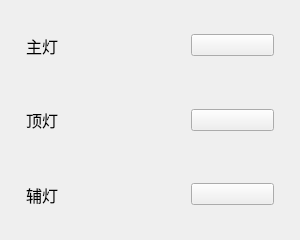
<?xml version="1.0" encoding="UTF-8"?>
<ui version="4.0">
 <class>LightSettings</class>
 <widget class="QWidget" name="LightSettings">
  <property name="geometry">
   <rect>
    <x>0</x>
    <y>0</y>
    <width>300</width>
    <height>240</height>
   </rect>
  </property>
  <property name="windowTitle">
   <string>Form</string>
  </property>
  <layout class="QVBoxLayout" name="verticalLayout">
   <item>
    <widget class="QWidget" name="widget_light_top" native="true">
     <layout class="QHBoxLayout" name="horizontalLayout">
      <property name="leftMargin">
       <number>15</number>
      </property>
      <property name="rightMargin">
       <number>15</number>
      </property>
      <item>
       <widget class="QLabel" name="lab_light_main">
        <property name="font">
         <font>
          <family>微软雅黑</family>
          <pointsize>12</pointsize>
         </font>
        </property>
        <property name="text">
         <string>主灯</string>
        </property>
       </widget>
      </item>
      <item>
       <widget class="QLabel" name="label_light_main">
        <property name="sizePolicy">
         <sizepolicy hsizetype="Maximum" vsizetype="Preferred">
          <horstretch>0</horstretch>
          <verstretch>0</verstretch>
         </sizepolicy>
        </property>
        <property name="minimumSize">
         <size>
          <width>60</width>
          <height>0</height>
         </size>
        </property>
        <property name="maximumSize">
         <size>
          <width>60</width>
          <height>16777215</height>
         </size>
        </property>
        <property name="styleSheet">
         <string notr="true"/>
        </property>
        <property name="text">
         <string/>
        </property>
       </widget>
      </item>
      <item>
       <spacer name="horizontalSpacer">
        <property name="orientation">
         <enum>Qt::Horizontal</enum>
        </property>
        <property name="sizeType">
         <enum>QSizePolicy::Maximum</enum>
        </property>
        <property name="sizeHint" stdset="0">
         <size>
          <width>10</width>
          <height>20</height>
         </size>
        </property>
       </spacer>
      </item>
      <item>
       <widget class="mySwitchButton" name="pbn_light_main">
        <property name="text">
         <string/>
        </property>
       </widget>
      </item>
     </layout>
    </widget>
   </item>
   <item>
    <widget class="QWidget" name="widget_light_mid" native="true">
     <layout class="QHBoxLayout" name="horizontalLayout_2">
      <property name="leftMargin">
       <number>15</number>
      </property>
      <property name="rightMargin">
       <number>15</number>
      </property>
      <item>
       <widget class="QLabel" name="lab_light_top">
        <property name="font">
         <font>
          <family>微软雅黑</family>
          <pointsize>12</pointsize>
         </font>
        </property>
        <property name="text">
         <string>顶灯</string>
        </property>
       </widget>
      </item>
      <item>
       <widget class="QLabel" name="label_light_top">
        <property name="maximumSize">
         <size>
          <width>60</width>
          <height>16777215</height>
         </size>
        </property>
        <property name="text">
         <string/>
        </property>
       </widget>
      </item>
      <item>
       <spacer name="horizontalSpacer_2">
        <property name="orientation">
         <enum>Qt::Horizontal</enum>
        </property>
        <property name="sizeType">
         <enum>QSizePolicy::Maximum</enum>
        </property>
        <property name="sizeHint" stdset="0">
         <size>
          <width>10</width>
          <height>20</height>
         </size>
        </property>
       </spacer>
      </item>
      <item>
       <widget class="mySwitchButton" name="pbn_light_top">
        <property name="text">
         <string/>
        </property>
       </widget>
      </item>
     </layout>
    </widget>
   </item>
   <item>
    <widget class="QWidget" name="widget_light_bottom" native="true">
     <layout class="QHBoxLayout" name="horizontalLayout_3">
      <property name="leftMargin">
       <number>15</number>
      </property>
      <property name="rightMargin">
       <number>15</number>
      </property>
      <item>
       <widget class="QLabel" name="lab_light_help">
        <property name="font">
         <font>
          <family>微软雅黑</family>
          <pointsize>12</pointsize>
         </font>
        </property>
        <property name="text">
         <string>辅灯</string>
        </property>
       </widget>
      </item>
      <item>
       <widget class="QLabel" name="label_light_help">
        <property name="maximumSize">
         <size>
          <width>60</width>
          <height>16777215</height>
         </size>
        </property>
        <property name="text">
         <string/>
        </property>
       </widget>
      </item>
      <item>
       <spacer name="horizontalSpacer_3">
        <property name="orientation">
         <enum>Qt::Horizontal</enum>
        </property>
        <property name="sizeType">
         <enum>QSizePolicy::Maximum</enum>
        </property>
        <property name="sizeHint" stdset="0">
         <size>
          <width>10</width>
          <height>20</height>
         </size>
        </property>
       </spacer>
      </item>
      <item>
       <widget class="mySwitchButton" name="pbn_light_help">
        <property name="text">
         <string/>
        </property>
       </widget>
      </item>
     </layout>
    </widget>
   </item>
  </layout>
 </widget>
 <customwidgets>
  <customwidget>
   <class>mySwitchButton</class>
   <extends>QPushButton</extends>
   <header>myswitchbutton.h</header>
  </customwidget>
 </customwidgets>
 <resources/>
 <connections/>
</ui>
